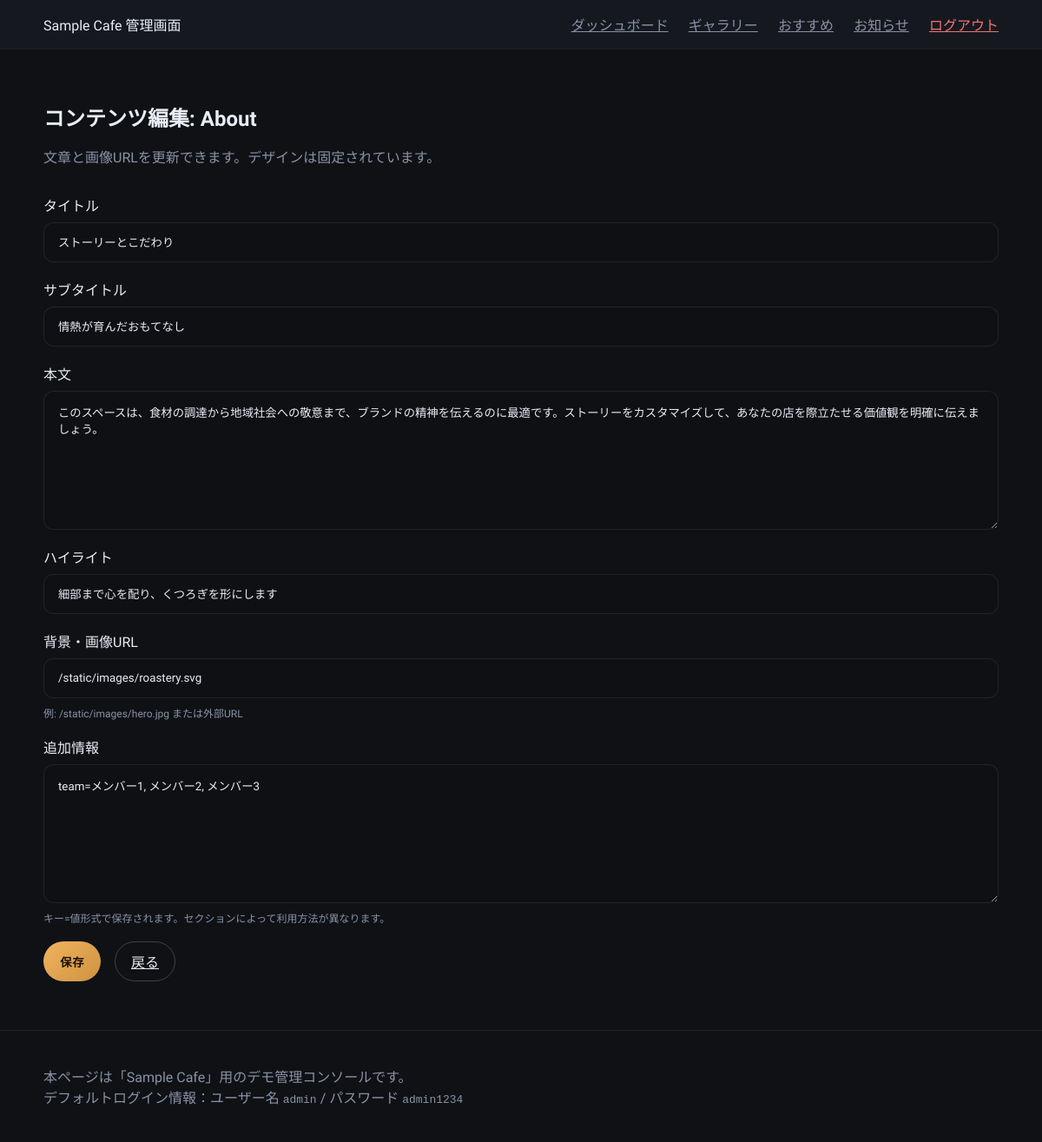
The app's page /admin/content/about (signed in) with its own data.
### tables this page shows
CREATE TABLE site_content (
            id INTEGER PRIMARY KEY AUTOINCREMENT,
            section TEXT UNIQUE NOT NULL,
            title TEXT,
            subtitle TEXT,
            body TEXT,
            highlight TEXT,
            image TEXT,
            extra_info TEXT
        );

### app.py (the view, shortened to what this page needs)
    @login_required
    def edit_content(section):
        content = fetch_content(section)
        if not content:
            flash("セクションが見つかりません。", "danger")
            return redirect(url_for("admin.dashboard"))
        return render_template("admin/edit_content.html", content=content)

### app.py (called while the page is built)
def get_db_connection():
    conn = sqlite3.connect(DATABASE_PATH)
    conn.row_factory = sqlite3.Row
    return conn

def fetch_content(section: str):
    conn = get_db_connection()
    row = conn.execute(
        "SELECT * FROM site_content WHERE section = ?", (section,)
    ).fetchone()
    conn.close()
    return dict(row) if row is not None else None

### templates/admin/edit_content.html (shortened to what this page needs)
{% extends 'admin/base.html' %}
{% block content %}
<section class="form-section">
    <header>
        <h1>コンテンツ編集: {{ content['section'].title() }}</h1>
        <p>文章と画像URLを更新できます。デザインは固定されています。</p>
    </header>
    <form method="post" class="form-grid">
        <label>タイトル
            <input type="text" name="title" value="{{ content['title'] }}" required>
        </label>
        <label>サブタイトル
            <input type="text" name="subtitle" value="{{ content['subtitle'] }}">
        </label>
        <label>本文
            <textarea name="body" rows="6">{{ content['body'] }}</textarea>
        </label>
        <label>ハイライト
            <input type="text" name="highlight" value="{{ content['highlight'] }}">
        </label>
        <label>背景・画像URL
            <input type="text" name="image" value="{{ content['image'] }}">
            <span class="form-hint">例: /static/images/hero.jpg または外部URL</span>
        </label>
        <label>追加情報
            <textarea name="extra_info" rows="4">{{ content['extra_info'] }}</textarea>
            <span class="form-hint">キー=値形式で保存されます。セクションによって利用方法が異なります。</span>
        </label>
        <div class="form-actions">
            <button type="submit" class="btn-primary">保存</button>
            <a href="{{ url_for('admin.dashboard') }}" class="btn-outline">戻る</a>
        </div>
    </form>
</section>
{% endblock %}

### static/css/admin.css (style rules this page uses)
:root { --bg: #0f1115; --surface: #161a20; --surface-alt: #1f242c; --text: #e9edf5; --muted: #8a92a6; --accent: #f0b35d; --accent-dark: #ce9341; --radius: 18px; }
* { box-sizing: border-box; }
body { margin: 0; font-family: 'Work Sans', sans-serif; background: var(--bg); color: var(--text); }
.btn-primary { background: linear-gradient(135deg, var(--accent), var(--accent-dark)); color: #1a1208; border: none; padding: 0.85rem 1.2rem; border-radius: 999px; font-weight: 600; letter-spacing: 0.05em; cursor: pointer; transition: transform 0.3s ease, box-shadow 0.3s ease; }
.btn-outline { background: transparent; border: 1px solid rgba(255,255,255,0.2); color: var(--text); padding: 0.6rem 1.1rem; border-radius: 999px; cursor: pointer; transition: background 0.3s ease; }
.form-section header h1 { margin-bottom: 0.5rem; }
.form-section header p { color: var(--muted); }
.form-grid { display: grid; gap: 1.2rem; margin-top: 2rem; }
.form-grid label { display: grid; gap: 0.5rem; font-weight: 500; }
.form-grid input, .form-grid textarea, .upload-form input, .upload-form textarea { padding: 0.9rem 1rem; border-radius: 12px; border: 1px solid rgba(255,255,255,0.08); background: rgba(15, 17, 21, 0.8); color: var(--text); font-family: inherit; }
.form-grid textarea { min-height: 160px; }
.form-hint { font-size: 0.75rem; color: var(--muted); }
.form-actions { display: flex; gap: 1rem; }

### records on screen
site_content: section "About", title "ストーリーとこだわり", subtitle "情熱が育んだおもてなし", body "このスペースは、食材の調達から地域社会への敬意まで、ブランドの精神を伝えるのに最適です。ストーリーをカスタマイズして、あなたの店を際立たせる価値観を明確に伝えましょう。", highlight "細部まで心を配り、くつろぎを形にします", image "/static/images/roastery.svg", extra_info "team=メンバー1, メンバー2, メンバー3"
